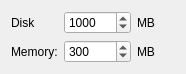
<?xml version="1.0" encoding="UTF-8"?>
<ui version="4.0">
 <class>OpsHIPSCache</class>
 <widget class="QWidget" name="OpsHIPSCache">
  <property name="geometry">
   <rect>
    <x>0</x>
    <y>0</y>
    <width>181</width>
    <height>66</height>
   </rect>
  </property>
  <layout class="QGridLayout" name="gridLayout">
   <item row="0" column="0">
    <widget class="QLabel" name="label_4">
     <property name="text">
      <string>Disk</string>
     </property>
    </widget>
   </item>
   <item row="0" column="1">
    <widget class="QSpinBox" name="kcfg_HIPSNetCache">
     <property name="minimum">
      <number>10</number>
     </property>
     <property name="maximum">
      <number>100000</number>
     </property>
     <property name="value">
      <number>1000</number>
     </property>
    </widget>
   </item>
   <item row="0" column="2">
    <widget class="QLabel" name="label_3">
     <property name="text">
      <string>MB</string>
     </property>
    </widget>
   </item>
   <item row="0" column="4" rowspan="2">
    <spacer name="horizontalSpacer">
     <property name="orientation">
      <enum>Qt::Horizontal</enum>
     </property>
     <property name="sizeHint" stdset="0">
      <size>
       <width>40</width>
       <height>20</height>
      </size>
     </property>
    </spacer>
   </item>
   <item row="1" column="0">
    <widget class="QLabel" name="label">
     <property name="text">
      <string>Memory:</string>
     </property>
    </widget>
   </item>
   <item row="1" column="1">
    <widget class="QSpinBox" name="kcfg_HIPSMemoryCache">
     <property name="minimum">
      <number>10</number>
     </property>
     <property name="maximum">
      <number>4096</number>
     </property>
     <property name="value">
      <number>300</number>
     </property>
    </widget>
   </item>
   <item row="1" column="2">
    <widget class="QLabel" name="label_2">
     <property name="text">
      <string>MB</string>
     </property>
    </widget>
   </item>
   <item row="2" column="3">
    <spacer name="verticalSpacer">
     <property name="orientation">
      <enum>Qt::Vertical</enum>
     </property>
     <property name="sizeHint" stdset="0">
      <size>
       <width>20</width>
       <height>40</height>
      </size>
     </property>
    </spacer>
   </item>
  </layout>
 </widget>
 <resources/>
 <connections/>
</ui>
